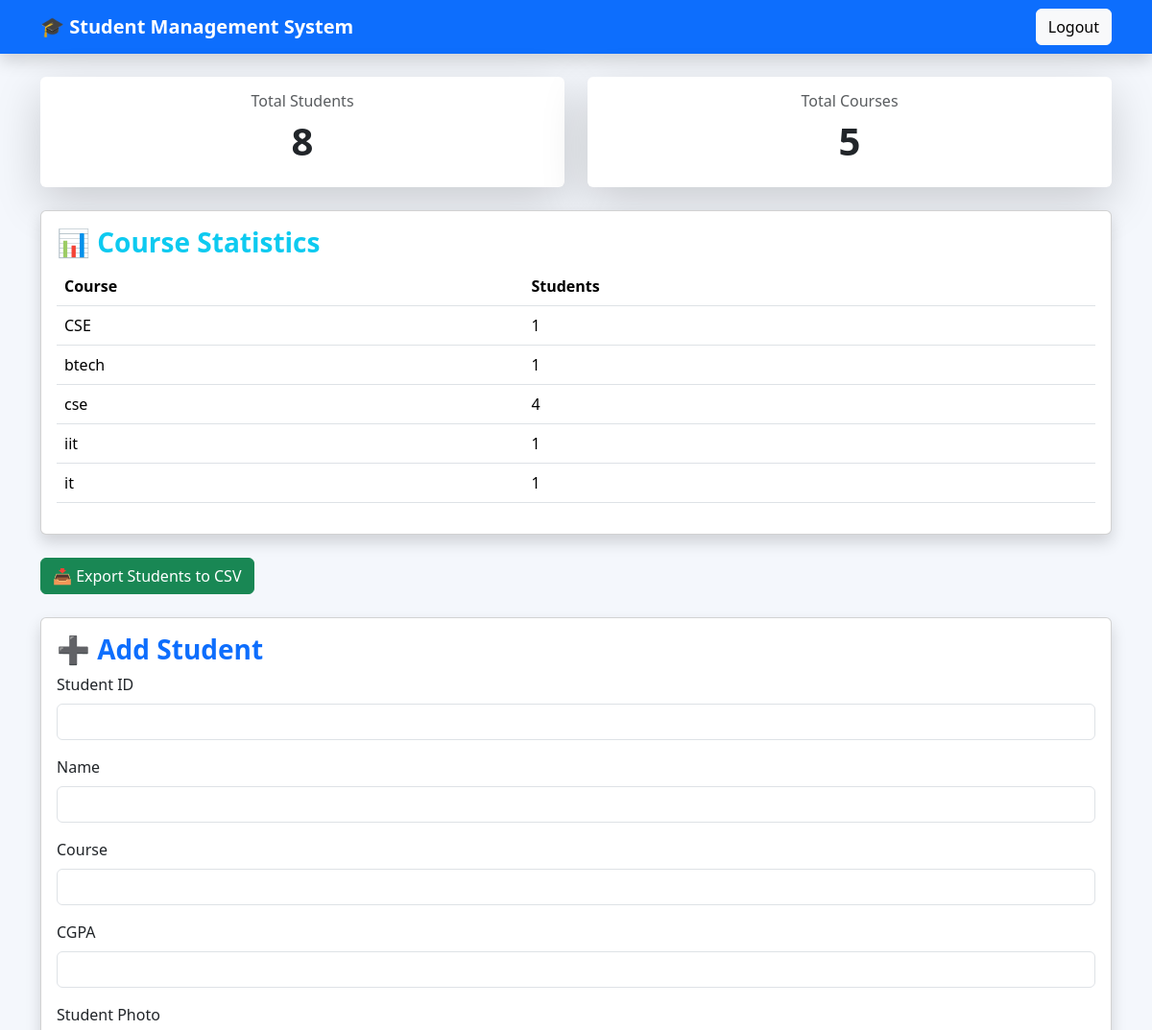
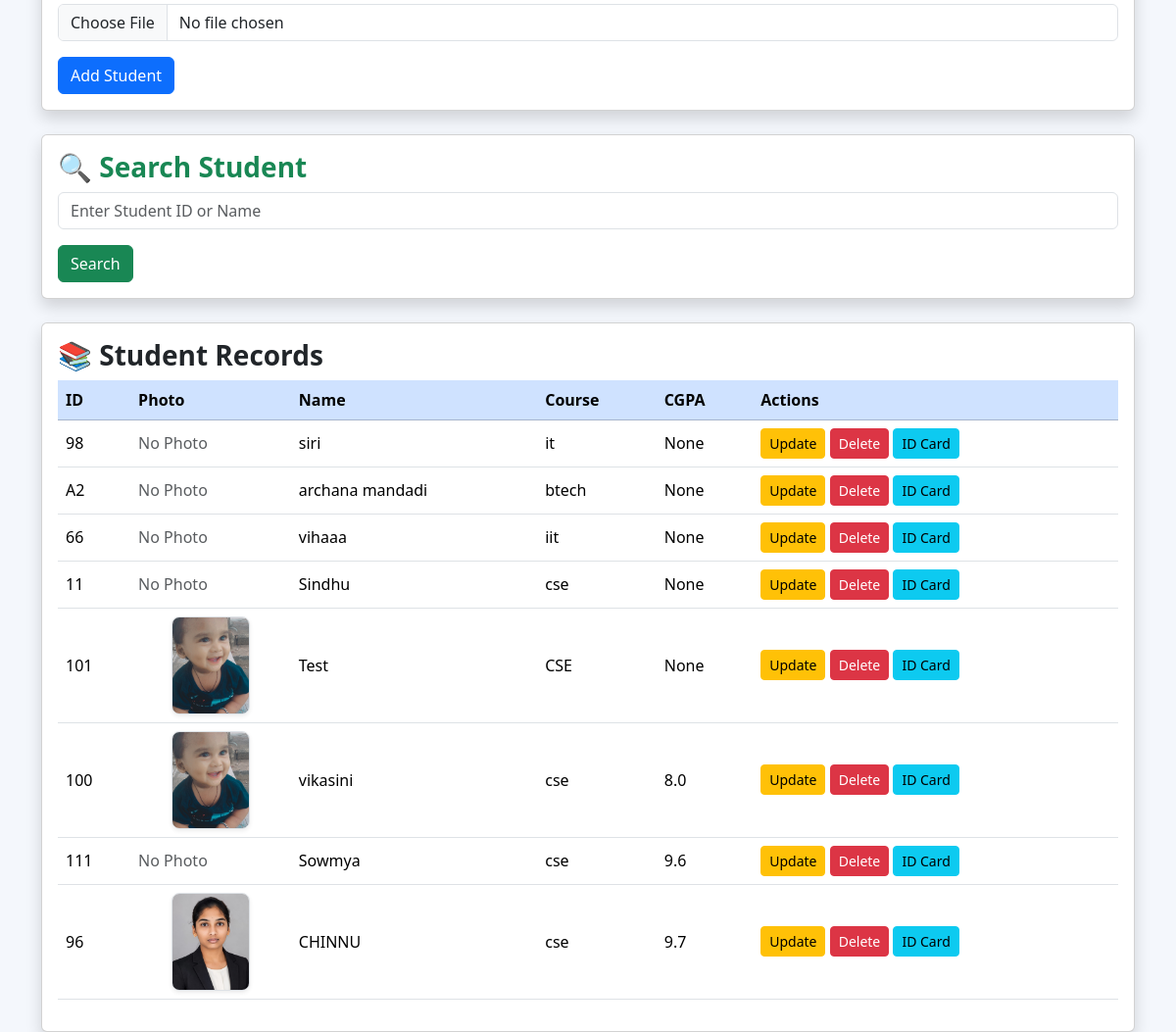
The page / (signed in) on the database its author committed (2 pictures, top to bottom).
### tables this page shows
CREATE TABLE students (
            id TEXT PRIMARY KEY,
            name TEXT NOT NULL,
            course TEXT NOT NULL
        , photo TEXT, cgpa REAL);

### app.py (the view, shortened to what this page needs)
@app.route('/', methods=['GET', 'POST'])
def home():
    if 'admin' not in session:
      return redirect('/login')
    conn = sqlite3.connect("students.db")
    cursor = conn.cursor()
    search_result = None
    cursor.execute("SELECT * FROM students")
    students = cursor.fetchall()
    cursor.execute("SELECT COUNT(*) FROM students")
    total_students = cursor.fetchone()[0]
    cursor.execute("SELECT COUNT(DISTINCT course) FROM students")
    total_courses = cursor.fetchone()[0]
    cursor.execute("""
        SELECT course, COUNT(*)
        FROM students
        GROUP BY course
    """)
    course_stats = cursor.fetchall()
    conn.close()
    return render_template(
        "index.html",
        students=students,
        search_result=search_result,
        total_students=total_students,
        total_courses=total_courses,
        course_stats=course_stats
    )

### templates/index.html (shortened to what this page needs)
<!DOCTYPE html>
<html lang="en">
<head>
    <link href="https://cdn.jsdelivr.net/npm/bootstrap@5.3.3/dist/css/bootstrap.min.css" rel="stylesheet">
</head>
<body style="background:#f4f7fc;">
<nav class="navbar navbar-expand-lg navbar-dark bg-primary shadow">
    <div class="container">
        <a class="navbar-brand fw-bold" href="#">
            🎓 Student Management System
        </a>
        <a href="/logout" class="btn btn-light">
            Logout
        </a>
    </div>
</nav>
<div class="container mt-4">
<div class="row mb-4">
    <div class="col-md-6">
        <div class="card border-0 shadow-lg">
            <div class="card-body text-center">
                <h6 class="text-muted">Total Students</h6>
                <h1 class="fw-bold">{{ total_students }}</h1>
            </div>
        </div>
    </div>
    <div class="col-md-6">
        <div class="card border-0 shadow-lg">
            <div class="card-body text-center">
                <h6 class="text-muted">Total Courses</h6>
                <h1 class="fw-bold">{{ total_courses }}</h1>
            </div>
        </div>
    </div>
</div>
    <div class="card shadow mb-4">
        <div class="card-body">
           <h3 class="fw-bold text-info">
    📊 Course Statistics
</h3>
           <table class="table table-hover">
                <tr>
                    <th>Course</th>
                    <th>Students</th>
                </tr>
                {% for course in course_stats %}
                <tr>
                    <td>{{ course[0] }}</td>
                    <td>{{ course[1] }}</td>
                </tr>
                {% endfor %}
            </table>
        </div>
    </div>
    <div class="mb-4">
        <a href="/export" class="btn btn-success">
            📥 Export Students to CSV
        </a>
    </div>
    <div class="card shadow mb-4">
        <div class="card-body"><h3 class="card-title text-primary fw-bold">
    ➕ Add Student
</h3>    <form method="POST" enctype="multipart/form-data">
                <div class="mb-3">
                    <label class="form-label">Student ID</label>
                    <input type="text"
                           class="form-control"
                           name="id"
                           required>
                </div>
                <div class="mb-3">
                    <label class="form-label">Name</label>
                    <input type="text"
                           class="form-control"
                           name="name"
                           required>
                </div>
                <div class="mb-3">
                    <label class="form-label">Course</label>
                    <input type="text"
                           class="form-control"
                           name="course"
                           required>
                </div>
<div class="mb-3">
    <label class="form-label">CGPA</label>
    <input type="number"
           step="0.01"
           min="0"
           max="10"
           class="form-control"
           name="cgpa"
           required>
</div>
<div class="mb-3">
    <label class="form-label">Student Photo</label>
    <input type="file"
           class="form-control"
           name="photo"
           accept="image/*">
</div>
                <button type="submit" class="btn btn-primary">
                    Add Student
                </button>
            </form>
        </div>
    </div>
    <div class="card shadow mb-4">
        <div class="card-body">
   <h3 class="card-title text-success fw-bold">
    🔍 Search Student
</h3>
            <form method="POST">
                <div class="mb-3">
                    <input type="text"
                           class="form-control"
                           name="search"
                           placeholder="Enter Student ID or Name">
                </div>
                <button type="submit" class="btn btn-success">
                    Search
                </button>
            </form>
        </div>
    </div>
    <div class="card shadow">
        <div class="card-body">
<h3 class="card-title text-dark fw-bold">
    📚 Student Records
</h3>
<table class="table table-hover align-middle">
<thead class="table-primary">
                    <tr>
                        <th>ID</th>
                        <th>Photo</th>
                        <th>Name</th>
                        <th>Course</th>
                        <th>CGPA</th>
                        <th>Actions</th>
                    </tr>
                </thead>
                <tbody>
                {% for student in students %}
                   <tr>
    <td>{{ student[0] }}</td>
<td>
    {% if student[3] %}
        <img src="{{ url_for('static', filename='uploads/' + student[3]) }}"
             class="student-photo border shadow-sm">
    {% else %}
        <span class="text-muted">No Photo</span>
    {% endif %}
</td>
    <td>{{ student[1] }}</td>
    <td>{{ student[2] }}</td>
    <td>{{ student[4] }}</td>
<td>
    <a href="/update/{{ student[0] }}"
       class="btn btn-warning btn-sm">
        Update
    </a>
    <a href="/delete/{{ student[0] }}"
       class="btn btn-danger btn-sm"
       onclick="return confirm('Are you sure you want to delete this student?')">
        Delete
    </a>
    <a href="/idcard/{{ student[0] }}"
       class="btn btn-info btn-sm">
        ID Card
    </a>
</td>
</tr>
                {% endfor %}
                </tbody>
            </table>
        </div>
    </div>
</div>
</body>
</html>

### templates/index.html (style rules this page uses)
body { font-family: 'Poppins', sans-serif; }
.card { border-radius:15px; }
.table img { object-fit:cover; }
.btn { border-radius:8px; }
.table td, .table th { vertical-align: middle; }
.student-photo { width:80px; height:100px; border-radius:8px; object-fit:cover; object-position:center top; display:block; margin:auto; }

### rows shown on the page
students: id "98", shows "No Photo", name "siri", course "it", student "None"
students: id "A2", shows "No Photo", name "archana mandadi", course "btech", student "None"
students: id "66", shows "No Photo", name "vihaaa", course "iit", student "None"
students: id "11", shows "No Photo", name "Sindhu", course "cse", student "None"
students: id "101", photo (picture), name "Test", course "CSE", student "None"
students: id "100", photo (picture), name "vikasini", course "cse", cgpa "8.0"
students: id "111", photo "No Photo", name "Sowmya", course "cse", cgpa "9.6"
students: id "96", photo (picture), name "CHINNU", course "cse", cgpa "9.7"

### other values the page prints
{{ total_students }} "8"
{{ total_courses }} "5"
{{ course[0] }} "CSE" "btech" "cse" "iit" "it"
{{ course[1] }} "1" "1" "4" "1" "1"
